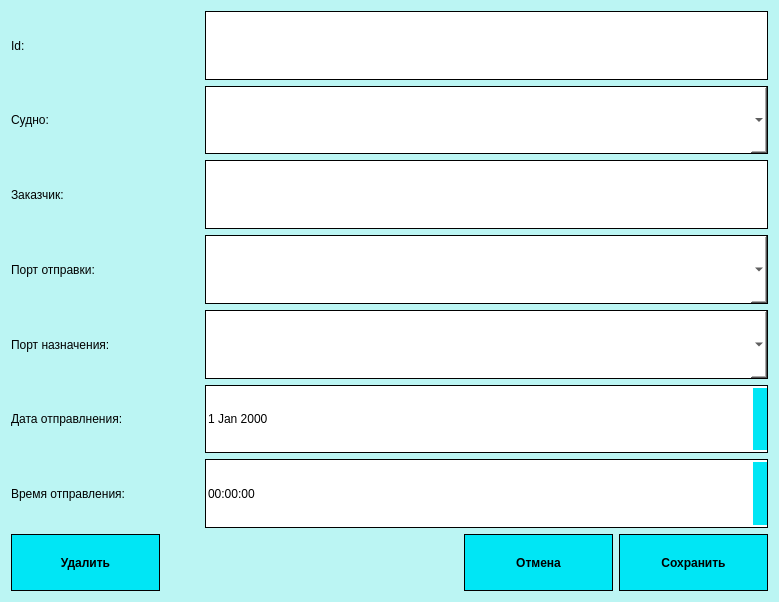
<?xml version="1.0" encoding="UTF-8"?>
<ui version="4.0">
 <class>ORDER_Dialog</class>
 <widget class="QDialog" name="ORDER_Dialog">
  <property name="geometry">
   <rect>
    <x>0</x>
    <y>0</y>
    <width>779</width>
    <height>602</height>
   </rect>
  </property>
  <property name="windowTitle">
   <string>Dialog</string>
  </property>
  <property name="styleSheet">
   <string notr="true">QDialog#ORDER_Dialog {
	background-color: rgb(187, 245, 243);
}</string>
  </property>
  <layout class="QGridLayout" name="gridLayout" rowstretch="90,10">
   <item row="0" column="0">
    <layout class="QVBoxLayout" name="verticalLayout">
     <item>
      <layout class="QHBoxLayout" name="horizontalLayout_2" stretch="25,75">
       <item>
        <widget class="QLabel" name="label">
         <property name="text">
          <string>Id:</string>
         </property>
        </widget>
       </item>
       <item>
        <widget class="QLineEdit" name="lineEdit">
         <property name="sizePolicy">
          <sizepolicy hsizetype="Expanding" vsizetype="Ignored">
           <horstretch>0</horstretch>
           <verstretch>0</verstretch>
          </sizepolicy>
         </property>
         <property name="styleSheet">
          <string notr="true">QLineEdit {
border: 1px solid #000000;
}</string>
         </property>
        </widget>
       </item>
      </layout>
     </item>
     <item>
      <layout class="QHBoxLayout" name="horizontalLayout_3" stretch="25,75">
       <item>
        <widget class="QLabel" name="label_2">
         <property name="text">
          <string>Судно:</string>
         </property>
        </widget>
       </item>
       <item>
        <widget class="QComboBox" name="comboBox_2">
         <property name="sizePolicy">
          <sizepolicy hsizetype="Preferred" vsizetype="Ignored">
           <horstretch>0</horstretch>
           <verstretch>0</verstretch>
          </sizepolicy>
         </property>
         <property name="styleSheet">
          <string notr="true">
QComboBox::drop-down {
    subcontrol-origin: padding;
    subcontrol-position: top right;
     width: 10px;
	background-color:  rgb(0, 230, 245);
    image: url(:/new/prefix1/1.png);
    padding-left: 7px;
	padding-right: 7px;

    border-left-width: 1px;
    border-left-color: black;
    border-left-style: solid;  
 }
QComboBox {
background-color: rgb(255, 255, 255);
border: 1px solid black;
}
QComboBox QAbstractItemView {
    background-color: rgb(255, 255, 255);
 }</string>
         </property>
        </widget>
       </item>
      </layout>
     </item>
     <item>
      <layout class="QHBoxLayout" name="horizontalLayout_8" stretch="25,75">
       <item>
        <widget class="QLabel" name="label_7">
         <property name="text">
          <string>Заказчик:</string>
         </property>
        </widget>
       </item>
       <item>
        <widget class="QLineEdit" name="lineEdit_2">
         <property name="sizePolicy">
          <sizepolicy hsizetype="Expanding" vsizetype="Ignored">
           <horstretch>0</horstretch>
           <verstretch>0</verstretch>
          </sizepolicy>
         </property>
         <property name="styleSheet">
          <string notr="true">QLineEdit {
border: 1px solid #000000;
}</string>
         </property>
        </widget>
       </item>
      </layout>
     </item>
     <item>
      <layout class="QHBoxLayout" name="horizontalLayout_4" stretch="25,75">
       <item>
        <widget class="QLabel" name="label_3">
         <property name="text">
          <string>Порт отправки:</string>
         </property>
        </widget>
       </item>
       <item>
        <widget class="QComboBox" name="comboBox">
         <property name="sizePolicy">
          <sizepolicy hsizetype="Preferred" vsizetype="Ignored">
           <horstretch>0</horstretch>
           <verstretch>0</verstretch>
          </sizepolicy>
         </property>
         <property name="styleSheet">
          <string notr="true">
QComboBox::drop-down {
    subcontrol-origin: padding;
    subcontrol-position: top right;
     width: 10px;
	background-color:  rgb(0, 230, 245);
    image: url(:/new/prefix1/1.png);
    padding-left: 7px;
	padding-right: 7px;

    border-left-width: 1px;
    border-left-color: black;
    border-left-style: solid;  
 }
QComboBox {
background-color: rgb(255, 255, 255);
border: 1px solid black;
}
QComboBox QAbstractItemView {
    background-color: rgb(255, 255, 255);
 }</string>
         </property>
        </widget>
       </item>
      </layout>
     </item>
     <item>
      <layout class="QHBoxLayout" name="horizontalLayout_5" stretch="25,75">
       <item>
        <widget class="QLabel" name="label_4">
         <property name="text">
          <string>Порт назначения:</string>
         </property>
        </widget>
       </item>
       <item>
        <widget class="QComboBox" name="comboBox_3">
         <property name="sizePolicy">
          <sizepolicy hsizetype="Preferred" vsizetype="Ignored">
           <horstretch>0</horstretch>
           <verstretch>0</verstretch>
          </sizepolicy>
         </property>
         <property name="styleSheet">
          <string notr="true">
QComboBox::drop-down {
    subcontrol-origin: padding;
    subcontrol-position: top right;
     width: 10px;
	background-color:  rgb(0, 230, 245);
    image: url(:/new/prefix1/1.png);
    padding-left: 7px;
	padding-right: 7px;

    border-left-width: 1px;
    border-left-color: black;
    border-left-style: solid;  
 }
QComboBox {
background-color: rgb(255, 255, 255);
border: 1px solid black;
}
QComboBox QAbstractItemView {
    background-color: rgb(255, 255, 255);
 }</string>
         </property>
        </widget>
       </item>
      </layout>
     </item>
     <item>
      <layout class="QHBoxLayout" name="horizontalLayout_6" stretch="25,75">
       <item>
        <widget class="QLabel" name="label_5">
         <property name="text">
          <string>Дата отправлнения:</string>
         </property>
        </widget>
       </item>
       <item>
        <widget class="QDateEdit" name="dateEdit">
         <property name="sizePolicy">
          <sizepolicy hsizetype="Minimum" vsizetype="Ignored">
           <horstretch>0</horstretch>
           <verstretch>0</verstretch>
          </sizepolicy>
         </property>
         <property name="styleSheet">
          <string notr="true">QDateEdit {
background-color: rgb(255, 255, 255);
border: 1px solid #000000;
}
QDateEdit::up-button {
     background-color: rgb(0, 230, 245);
 }
QDateEdit::up-button:hover {
     background-color: rgb(0, 243, 255);
 }
QDateEdit::down-button {
     background-color: rgb(0, 230, 245);
 }
QDateEdit::down-button:hover {
     background-color: rgb(0, 243, 255);
 }
QDateEdit::up-arrow {
    image: url(:/new/prefix1/11.png);
     width: 7px;
     height: 7px;
 }
QDateEdit::down-arrow {
    image: url(:/new/prefix1/1.png);
     width: 7px;
     height: 7px;
 }
QDateEdit::down-button:pressed {
	border: 3px solid #000000;
}
QDateEdit::up-button:pressed {
	border: 3px solid #000000;
}


</string>
         </property>
        </widget>
       </item>
      </layout>
     </item>
     <item>
      <layout class="QHBoxLayout" name="horizontalLayout_7" stretch="25,75">
       <item>
        <widget class="QLabel" name="label_6">
         <property name="text">
          <string>Время отправления:</string>
         </property>
        </widget>
       </item>
       <item>
        <widget class="QTimeEdit" name="timeEdit">
         <property name="sizePolicy">
          <sizepolicy hsizetype="Minimum" vsizetype="Ignored">
           <horstretch>0</horstretch>
           <verstretch>0</verstretch>
          </sizepolicy>
         </property>
         <property name="styleSheet">
          <string notr="true">QTimeEdit {
background-color: rgb(255, 255, 255);
border: 1px solid #000000;
}
QTimeEdit::up-button {
     background-color: rgb(0, 230, 245);
 }
QTimeEdit::up-button:hover {
     background-color: rgb(0, 243, 255);
 }
QTimeEdit::down-button {
     background-color: rgb(0, 230, 245);
 }
QTimeEdit::down-button:hover {
     background-color: rgb(0, 243, 255);
 }
QTimeEdit::up-arrow {
    image: url(:/new/prefix1/11.png);
     width: 7px;
     height: 7px;
 }
QTimeEdit::down-arrow {
    image: url(:/new/prefix1/1.png);
     width: 7px;
     height: 7px;
 }
QTimeEdit::down-button:pressed {
	border: 3px solid #000000;
}
QTimeEdit::up-button:pressed {
	border: 3px solid #000000;
}


</string>
         </property>
        </widget>
       </item>
      </layout>
     </item>
    </layout>
   </item>
   <item row="1" column="0">
    <layout class="QHBoxLayout" name="horizontalLayout" stretch="20,40,20,20">
     <item>
      <widget class="QPushButton" name="pushButton_3">
       <property name="sizePolicy">
        <sizepolicy hsizetype="Minimum" vsizetype="Ignored">
         <horstretch>0</horstretch>
         <verstretch>0</verstretch>
        </sizepolicy>
       </property>
       <property name="styleSheet">
        <string notr="true">QPushButton {
background-color: rgb(0, 230, 245);
font:bold;
border: 1px solid #000000;
}
QPushButton::hover {
	background-color: rgb(0, 243, 255);
}
QPushButton::pressed {
	border: 3px solid #000000;
}</string>
       </property>
       <property name="text">
        <string>Удалить</string>
       </property>
       <property name="autoDefault">
        <bool>false</bool>
       </property>
      </widget>
     </item>
     <item>
      <spacer name="horizontalSpacer">
       <property name="orientation">
        <enum>Qt::Horizontal</enum>
       </property>
       <property name="sizeHint" stdset="0">
        <size>
         <width>40</width>
         <height>20</height>
        </size>
       </property>
      </spacer>
     </item>
     <item>
      <widget class="QPushButton" name="pushButton">
       <property name="sizePolicy">
        <sizepolicy hsizetype="Minimum" vsizetype="Ignored">
         <horstretch>0</horstretch>
         <verstretch>0</verstretch>
        </sizepolicy>
       </property>
       <property name="styleSheet">
        <string notr="true">QPushButton {
background-color: rgb(0, 230, 245);
font:bold;
border: 1px solid #000000;
}
QPushButton::hover {
	background-color: rgb(0, 243, 255);
}
QPushButton::pressed {
	border: 3px solid #000000;
}</string>
       </property>
       <property name="text">
        <string>Отмена</string>
       </property>
      </widget>
     </item>
     <item>
      <widget class="QPushButton" name="pushButton_2">
       <property name="sizePolicy">
        <sizepolicy hsizetype="Minimum" vsizetype="Ignored">
         <horstretch>0</horstretch>
         <verstretch>0</verstretch>
        </sizepolicy>
       </property>
       <property name="styleSheet">
        <string notr="true">QPushButton {
background-color: rgb(0, 230, 245);
font:bold;
border: 1px solid #000000;
}
QPushButton::hover {
	background-color: rgb(0, 243, 255);
}
QPushButton::pressed {
	border: 3px solid #000000;
}</string>
       </property>
       <property name="text">
        <string>Сохранить</string>
       </property>
       <property name="autoDefault">
        <bool>false</bool>
       </property>
      </widget>
     </item>
    </layout>
   </item>
  </layout>
 </widget>
 <resources/>
 <connections/>
</ui>
